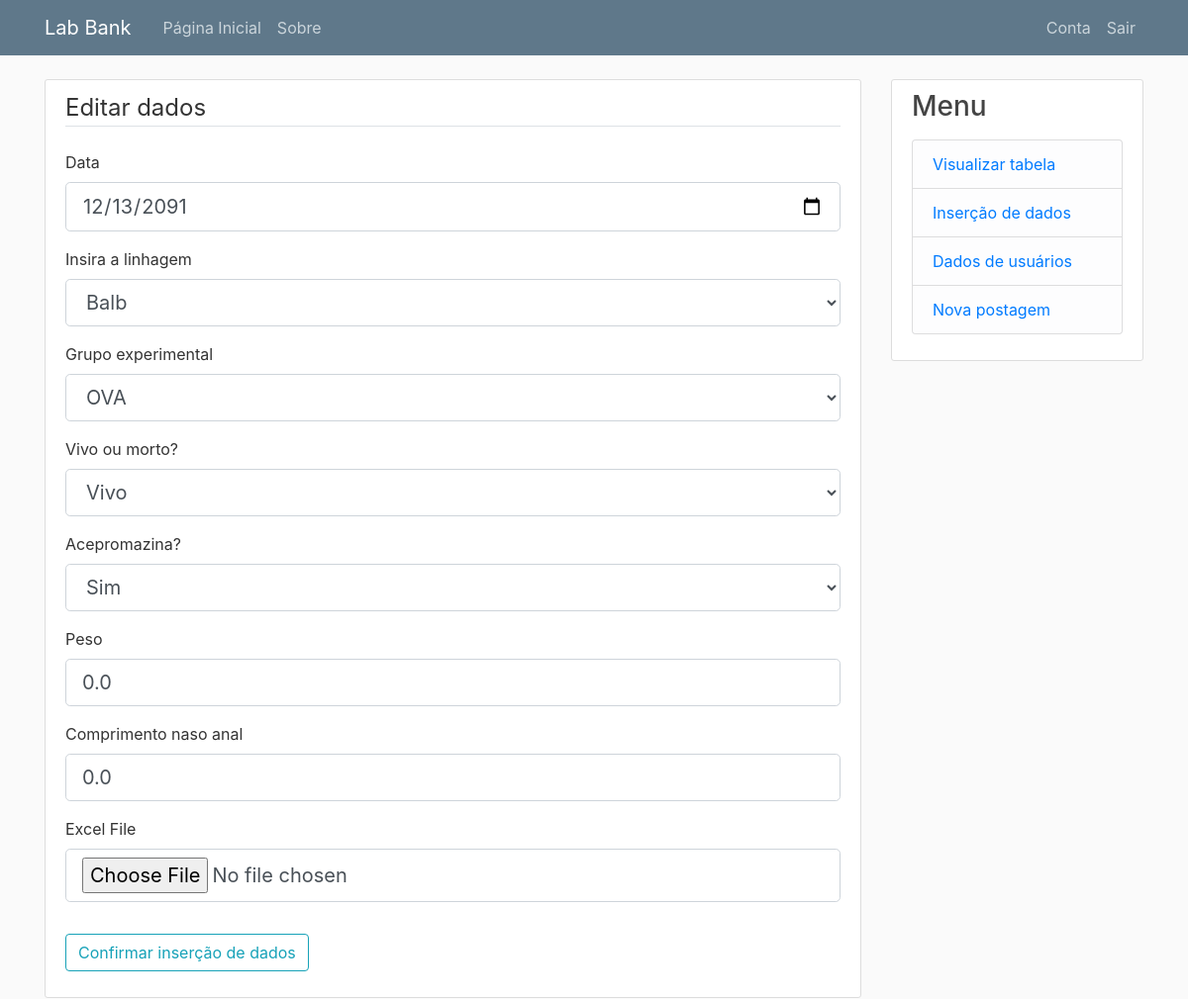
Page /table/1/update/ (signed in) on the earlier database version.
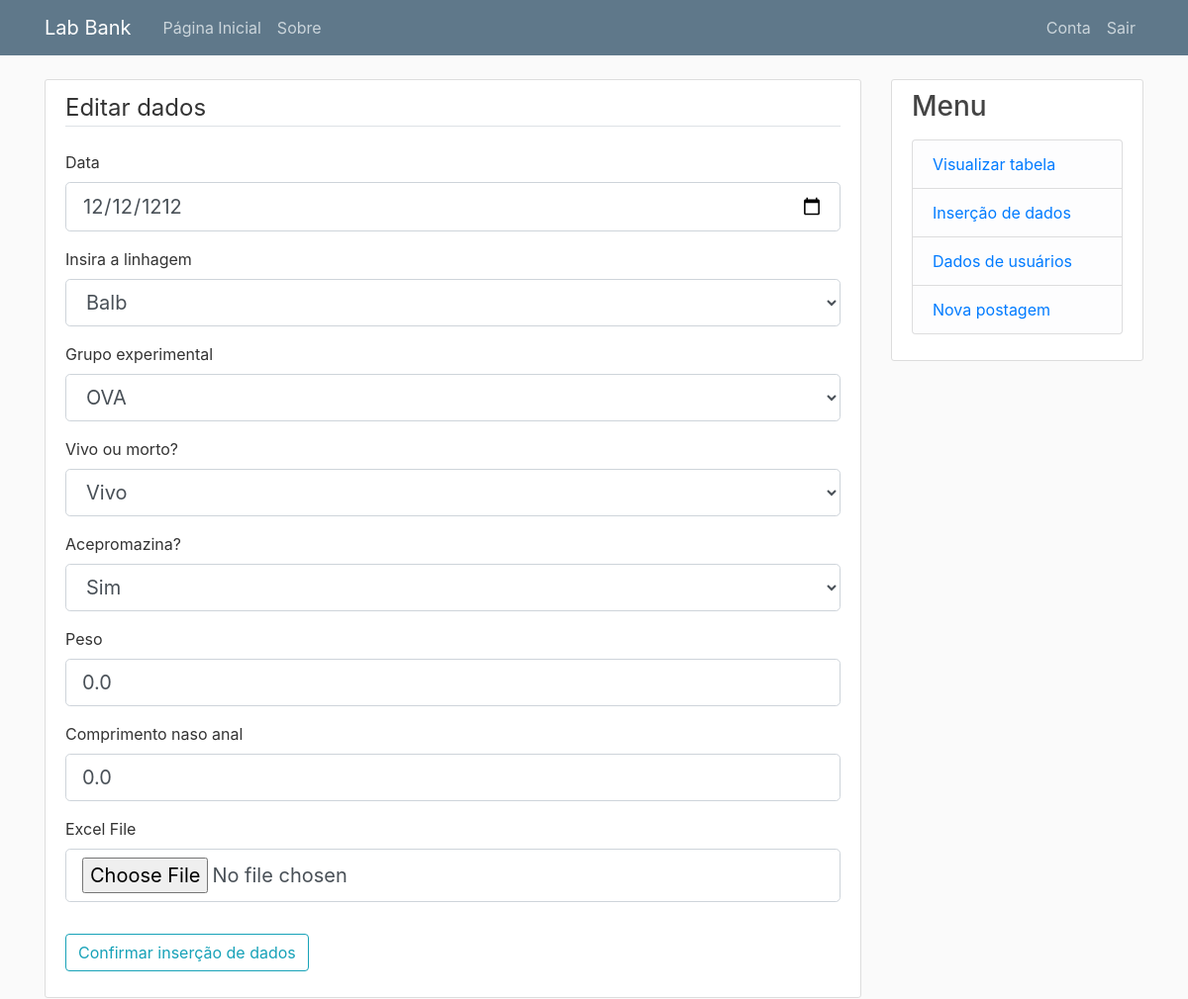
Same page on the later database version.
### lab_bank/models.py (models this page shows)
class Subject(db.Model):
    id = db.Column(db.Integer, primary_key=True)
    date = db.Column(db.Date, nullable=False)
    lineage = db.Column(db.Text)
    ova_or_control = db.Column(db.Text)
    dead_or_alive = db.Column(db.Text)
    acepromazine = db.Column(db.Text)
    weight = db.Column(db.Float)
    naso_anal_length = db.Column(db.Float)
    user_id = db.Column(db.Integer, db.ForeignKey('user.id'), nullable=False)
    date_created = db.Column(db.DateTime, nullable=False, default=datetime.now(pytz.timezone('America/Sao_Paulo')))
    excel_file_path = db.Column(db.String(255))

### lab_bank/table/routes.py (the view)
@table.route('/table/<int:subject_id>/update/', methods=['GET', 'POST'])
@login_required
def update_data(subject_id):
    subject = Subject.query.get_or_404(subject_id)
    if subject.user_id != current_user.id:
        abort(403)
    form = InsertDataForm()
    if form.validate_on_submit():
        subject.lineage = form.lineage.data
        subject.date = form.date.data
        subject.ova_or_control = form.ova_or_control.data
        subject.dead_or_alive = form.dead_or_alive.data
        subject.acepromazine = form.acepromazine.data
        subject.weight = form.weight.data
        subject.naso_anal_length = form.naso_anal_length.data
        file = form.excel_file.data
        if file:
            timestamp = datetime.now().strftime('%Y%m%d%H%M%S')
            filename = secure_filename(f"{timestamp}_{file.filename}")
            upload_folder = os.path.join(current_app.root_path, 'static', 'uploads')
            os.makedirs(upload_folder, exist_ok=True)
            file_path = os.path.join(upload_folder, filename)
            file.save(file_path)
            subject.excel_file_path = file_path
        else:
            subject.excel_file_path = subject.excel_file_path
        db.session.commit()
        flash('Edição bem sucedida', 'success')
        return redirect(url_for('table.display_table'))
    elif request.method == 'GET':
        form.lineage.data = subject.lineage
        form.date.data = subject.date
        form.ova_or_control.data = subject.ova_or_control
        form.dead_or_alive.data = subject.dead_or_alive
        form.acepromazine.data = subject.acepromazine
        form.weight.data = subject.weight
        form.naso_anal_length.data = subject.naso_anal_length
    return render_template('insert_data.html', title='Editar dados', form=form, legend='Editar dados')

### lab_bank/table/forms.py
class InsertDataForm(FlaskForm):
    date = DateField('Data', format='%Y-%m-%d', validators=[DataRequired()])
    lineage = SelectField('Insira a linhagem', choices=[('Balb', 'Balb'), ('Outros', 'Outros')], default='Balb')
    other_lineage = StringField('Especificar linhagem', render_kw={'placeholder': 'Especifique aqui...'})
    ova_or_control = SelectField('Grupo experimental', choices=[('OVA', 'OVA'), ('Controle', 'Controle'), ('Outros', 'Outros')], default='OVA')
    other_ova_or_control = StringField('Especificar', render_kw={'placeholder': 'Especifique aqui...'})
    dead_or_alive = SelectField('Vivo ou morto?', choices=[('Vivo', 'Vivo'), ('Morto', 'Morto')], default='Vivo')
    acepromazine = SelectField('Acepromazina?', choices=[('Sim', 'Sim'), ('Não', 'Não'), ('Outros', 'Outros')], default='Sim')
    other_acepromazine = StringField('Especificar', render_kw={'placeholder': 'Especifique aqui...'})
    weight = FloatField('Peso', default=0)
    naso_anal_length = FloatField('Comprimento naso anal', default=0)
    excel_file = FileField()
    submit = SubmitField('Confirmar inserção de dados')

### lab_bank/templates/insert_data.html (shortened to what the changed rows need)
{% extends 'layout.html' %}
{% block content %}
    <div class='content-section'>
        <form method='POST' action='' enctype='multipart/form-data'>
            <fieldset class='form-group'>
                <div class='form-group'>
                    {{ form.date.label(class='form-control-label') }}
                    {% if form.date.errors %}
                        {{ form.date(class='form-control form-control-lg is-invalid') }}
                        <div class="invalid-feedback">
                            {% for error in form.date.errors %}
                                <span>{{ error }}</span>
                            {% endfor %}
                        </div>
                    {% else %}
                        {{ form.date(class='form-control form-control-lg') }}
                    {% endif %}
                </div>
                <div class='form-group'>
                    {{ form.lineage.label(class='form-control-label') }}
                    {% if form.lineage.errors %}
                        {{ form.lineage(class='form-control form-control-lg is-invalid', onchange="toggleOtherInput('lineage')") }}
                        <div class="invalid-feedback">
                            {% for error in form.lineage.errors %}
                                <span>{{ error }}</span>
                            {% endfor %}
                        </div>
                    {% else %}
                        {{ form.lineage(class='form-control form-control-lg', onchange="toggleOtherInput('lineage')") }}
                    {% endif %}
                </div>
                <div class='form-group'>
                    {{ form.ova_or_control.label(class='form-control-label') }}
                    {% if form.ova_or_control.errors %}
                        {{ form.ova_or_control(class='form-control form-control-lg is-invalid', onchange="toggleOtherInput('ova_or_control')") }}
                        <div class="invalid-feedback">
                            {% for error in form.ova_or_control.errors %}
                                <span>{{ error }}</span>
                            {% endfor %}
                        </div>
                    {% else %}
                        {{ form.ova_or_control(class='form-control form-control-lg', onchange="toggleOtherInput('ova_or_control')") }}
                    {% endif %}
                </div>
                <div class='form-group'>
                    {{ form.dead_or_alive.label(class='form-control-label') }}
                    {% if form.dead_or_alive.errors %}
                        {{ form.dead_or_alive(class='form-control form-control-lg is-invalid') }}
                        <div class="invalid-feedback">
                            {% for error in form.dead_or_alive.errors %}
                                <span>{{ error }}</span>
                            {% endfor %}
                        </div>
                    {% else %}
                        {{ form.dead_or_alive(class='form-control form-control-lg') }}
                    {% endif %}
                </div>
                <div class='form-group'>
                    {{ form.acepromazine.label(class='form-control-label') }}
                    {% if form.acepromazine.errors %}
                        {{ form.acepromazine(class='form-control form-control-lg is-invalid', onchange="toggleOtherInput('acepromazine')") }}
                        <div class="invalid-feedback">
                            {% for error in form.acepromazine.errors %}
                                <span>{{ error }}</span>
                            {% endfor %}
                        </div>
                    {% else %}
                        {{ form.acepromazine(class='form-control form-control-lg', onchange="toggleOtherInput('acepromazine')") }}
                    {% endif %}
                </div>
                <div class='form-group'>
                    {{ form.weight.label(class='form-control-label') }}
                    {% if form.weight.errors %}
                        {{ form.weight(class='form-control form-control-lg is-invalid') }}
                        <div class="invalid-feedback">
                            {% for error in form.weight.errors %}
                                <span>{{ error }}</span>
                            {% endfor %}
                        </div>
                    {% else %}
                        {{ form.weight(class='form-control form-control-lg') }}
                    {% endif %}
                </div>
                <div class='form-group'>
                    {{ form.naso_anal_length.label(class='form-control-label') }}
                    {% if form.naso_anal_length.errors %}
                        {{ form.naso_anal_length(class='form-control form-control-lg is-invalid') }}
                        <div class="invalid-feedback">
                            {% for error in form.naso_anal_length.errors %}
                                <span>{{ error }}</span>
                            {% endfor %}
                        </div>
                    {% else %}
                        {{ form.naso_anal_length(class='form-control form-control-lg') }}
                    {% endif %}
                </div>
            </fieldset>
        </form>
    </div>
{% endblock %}

Differences in the rows shown:
changed Subject "Balb": date "12/13/2091" → "12/12/1212"
